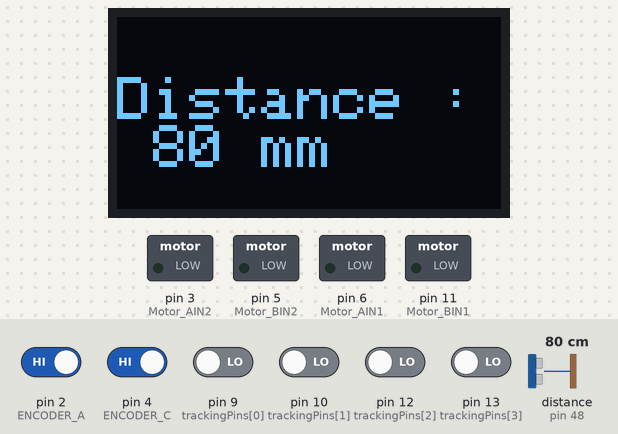
Bench run of a sketch on a simulated Arduino Uno, built with avr-gcc and run on an emulated ATmega328P. Shown: 128×64 one-colour display, switched loads named in the sketch (green lamp = pin HIGH). The inputs (shaded band) are chosen by the test bench; at power-on: pin 2 (ENCODER_A), pin 4 (ENCODER_C) HIGH, pin 9 (trackingPins[0]), pin 10 (trackingPins[1]), pin 12 (trackingPins[2]), pin 13 (trackingPins[3]) LOW, distance to the obstacle (sensor on pin 48) 80 cm.

Above: at 1.2 s.
1.3 s: distance to the obstacle (sensor on pin 48) set to 2 cm
At 3.1 s:
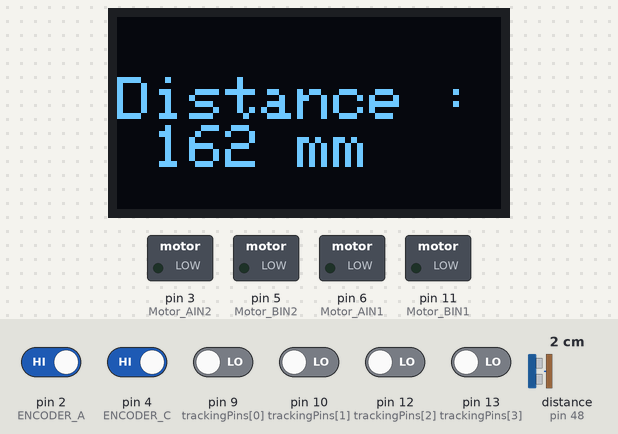
4.8 s: distance to the obstacle (sensor on pin 48) set to 4 cm
At 8.4 s:
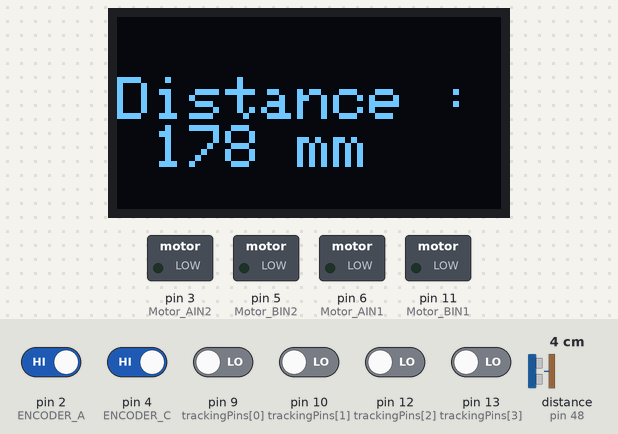
9.0 s: distance to the obstacle (sensor on pin 48) set to 9 cm
At 10.1 s:
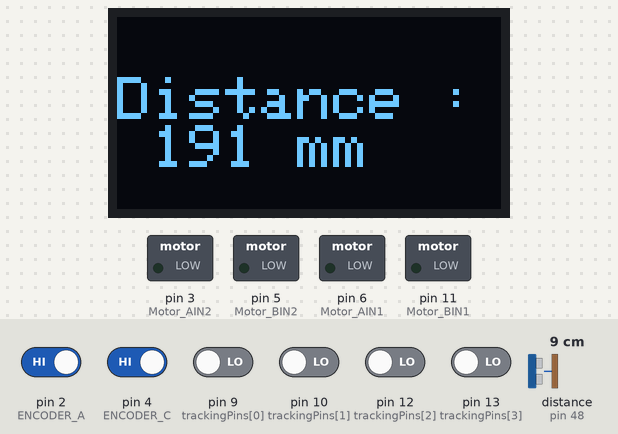
Timing chart, 0 to 12.0 s (numbered marks = the images above; inputs shaded):
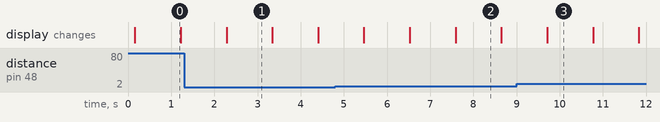

The sketch:

trackFollowing.ino
```cpp
#include <MsTimer2.h> // timer interrupt library
#include <PinChangeInterrupt.h>
#include "MotorControl.h"
#include "LineTracking.h"
#include "DistanceSensor.h"
#include "OLED.h"

// Motor control pins
#define Motor_AIN1 6
#define Motor_AIN2 3
#define Motor_BIN1 11
#define Motor_BIN2 5

// Encoder pins
#define ENCODER_A 2
#define ENCODER_B 7
#define ENCODER_C 4
#define ENCODER_D 8

// OLED parameters
#define OLED_WIDTH 128
#define OLED_HEIGHT 64
#define OLED_RESET A0

// Line tracking sensor pins
const int trackingPins[4] = {9, 10, 12, 13};

static int lineState;
static bool isStop = false;

// I2C address for the VL53L0X sensor
const uint8_t sensorAddress1 = 0x30;
// I2C address for the oled screen
// const uint8_t oledAddress = 0x3C;

MotorControl &motorControl = MotorControl::getInstance(Motor_AIN1, Motor_AIN2, Motor_BIN1, Motor_BIN2,
                                                       ENCODER_A, ENCODER_B, ENCODER_C, ENCODER_D);
LineTracking lineTracking(trackingPins);
DistanceSensor distanceSensor1(sensorAddress1);
OLED oled(OLED_WIDTH, OLED_HEIGHT, OLED_RESET);

void setup()
{
    Serial.begin(115200);
    motorControl.init();
    lineTracking.init();
    distanceSensor1.init();
    oled.init();
    MsTimer2::set(8, control); // 10ms timer interrupt
    MsTimer2::start();         // enable the interrupt
}

void loop()
{
    if (lineState == 15)
    { // All sensors detect the black line
        // motorControl.stop();
        int distance1 = distanceSensor1.getFilteredDistance();
        oled.showDistance(distance1);

        // Serial.print("Distance 1: ");
        // Serial.print(distance1);
        // Serial.println(" mm, ");

        delay(1000);
    }
}

void control()
{
    if (!isStop)
    {
        // Line following logic
        lineState = lineTracking.read();

        if (lineState == 15)
        {
            motorControl.stop();
            isStop = true;
        }
        else
        {
            motorControl.followLine(lineState);
            motorControl.update();
        }
    }
}
```

DistanceSensor.cpp
```cpp
#include <Wire.h>

#include "DistanceSensor.h"

DistanceSensor::DistanceSensor(uint8_t address) : address(address), index(0), total(0), average(0)
{
    for (int i = 0; i < FILTER_SIZE; i++)
    {
        readings[i] = 0;
    }
}

void DistanceSensor::init()
{
    Wire.begin();
    sensor.setAddress(address);
    sensor.init();
    sensor.startContinuous();
}

int DistanceSensor::read()
{
    return sensor.readRangeContinuousMillimeters();
}

int DistanceSensor::getFilteredDistance()
{
    total -= readings[index];
    readings[index] = read();
    total += readings[index];
    index = (index + 1) % FILTER_SIZE;
    average = total / FILTER_SIZE;
    return average;
}
```

DistanceSensor.h
```cpp
#ifndef DISTANCESENSOR_H
#define DISTANCESENSOR_H

#include "Sensor.h"
#include <VL53L0X.h>

#define FILTER_SIZE 10

class DistanceSensor : public Sensor
{
public:
    DistanceSensor(uint8_t address);
    void init();
    int read();
    int getFilteredDistance();

private:
    VL53L0X sensor;
    uint8_t address;
    int readings[FILTER_SIZE];
    int index;
    int total;
    int average;
};

#endif
```

LineTracking.cpp
```cpp
#include <Arduino.h>
#include "Sensor.h"

#include "LineTracking.h"

LineTracking::LineTracking(const int *pins)
{
    memcpy(trackingPins, pins, sizeof(trackingPins));
}

void LineTracking::init()
{
    for (int i = 0; i < 4; i++)
    {
        pinMode(trackingPins[i], INPUT);
    }
}

int LineTracking::read()
{
    int state = 0;
    for (int i = 0; i < 4; i++)
    {
        state |= ((digitalRead(trackingPins[i]) ^ 1) << i);
    }
    return state;
}
```

LineTracking.h
```cpp
#ifndef LINETRACKING_H
#define LINETRACKING_H

#include "Sensor.h"

class LineTracking : public Sensor
{
public:
    LineTracking(const int *pins);
    void init();
    int read();

private:
    int trackingPins[4];
};

#endif
```

MotorControl.cpp
```cpp
#include <Arduino.h>
#include <MsTimer2.h> // timer interrupt library
#include <PinChangeInterrupt.h>

#include "MotorControl.h"

MotorControl::MotorControl(unsigned int AIN1, unsigned int AIN2, unsigned int BIN1, unsigned int BIN2,
                           unsigned int ENA, unsigned int ENB, unsigned int ENC, unsigned int END)
    : Motor_AIN1(AIN1), Motor_AIN2(AIN2), Motor_BIN1(BIN1), Motor_BIN2(BIN2),
      ENCODER_A(ENA), ENCODER_B(ENB), ENCODER_C(ENC), ENCODER_D(END),
      Velocity_KP(1.4), Velocity_KI(0.7), Target1(7), Target2(-7), Bias1(0), PWM1(0),
      Last_bias1(0), Bias2(0), PWM2(0), Last_bias2(0), Velocity1(0), Count1(0), Velocity2(0), Count2(0) {}

void MotorControl::init()
{
    pinMode(Motor_AIN1, OUTPUT);
    pinMode(Motor_AIN2, OUTPUT);
    pinMode(Motor_BIN1, OUTPUT);
    pinMode(Motor_BIN2, OUTPUT);

    pinMode(ENCODER_A, INPUT);
    pinMode(ENCODER_B, INPUT);
    pinMode(ENCODER_C, INPUT);
    pinMode(ENCODER_D, INPUT);

    attachInterrupt(0, readEncoderA, CHANGE);
    attachPinChangeInterrupt(digitalPinToPinChangeInterrupt(ENCODER_C), readEncoderC, CHANGE);
}

void MotorControl::stop()
{
    digitalWrite(Motor_AIN1, LOW);
    digitalWrite(Motor_AIN2, LOW);
    digitalWrite(Motor_BIN1, LOW);
    digitalWrite(Motor_BIN2, LOW);
}

void MotorControl::followLine(int lineState)
{
    // if (lineState == 15) {
    //     Target1 = 0;
    //     Target2 = 0;
    //     return;
    // }

    float error = 0;
    if (lineState == 1)
        error = -2;
    if (lineState == 2)
        error = -1.5;
    if (lineState == 4)
        error = 1.5;
    if (lineState == 8)
        error = 2;

    Target1 = -3.5 - error;
    Target2 = 3.5 - error;
}

void MotorControl::update()
{
    Velocity1 = Count1;
    Count1 = 0;
    PWM1 = computePWM(Velocity1, Target1, Bias1, Last_bias1, PWM1);
    setPWM(Motor_AIN1, Motor_AIN2, PWM1);

    Velocity2 = Count2;
    Count2 = 0;
    PWM2 = computePWM(Velocity2, Target2, Bias2, Last_bias2, PWM2);
    setPWM(Motor_BIN1, Motor_BIN2, PWM2);
}

void MotorControl::readEncoderA()
{
    MotorControl &instance = MotorControl::getInstance();
    if (digitalRead(instance.ENCODER_A) == LOW)
    {
        instance.Count1 += (digitalRead(instance.ENCODER_B) == LOW) ? 1 : -1;
    }
    else
    {
        instance.Count1 += (digitalRead(instance.ENCODER_B) == LOW) ? -1 : 1;
    }
}

void MotorControl::readEncoderC()
{
    MotorControl &instance = MotorControl::getInstance();
    if (digitalRead(instance.ENCODER_C) == LOW)
    {
        instance.Count2 += (digitalRead(instance.ENCODER_D) == LOW) ? 1 : -1;
    }
    else
    {
        instance.Count2 += (digitalRead(instance.ENCODER_D) == LOW) ? -1 : 1;
    }
}

int MotorControl::computePWM(int encoder, float target, float &bias, float &lastBias, float &pwm)
{
    bias = target - encoder;
    pwm += Velocity_KP * (bias - lastBias) + Velocity_KI * bias;
    pwm = constrain(pwm, -255, 255);
    lastBias = bias;
    return pwm;
}

void MotorControl::setPWM(int pin1, int pin2, int pwm)
{
    if (pwm > 0)
    {
        analogWrite(pin1, pwm);
        digitalWrite(pin2, 0);
    }
    else if (pwm == 0)
    {
        digitalWrite(pin1, 0);
        digitalWrite(pin2, 0);
    }
    else if (pwm < 0)
    {
        int pwmAbs = 255 + pwm;
        analogWrite(pin1, pwmAbs);
        digitalWrite(pin2, 1);
    }
}
```

MotorControl.h
```cpp
#ifndef MOTORCONTROL_H
#define MOTORCONTROL_H

#include <Arduino.h>

class MotorControl
{
public:
    static MotorControl &getInstance(unsigned int AIN1 = 6, unsigned int AIN2 = 3, unsigned int BIN1 = 11, unsigned int BIN2 = 5,
                                     unsigned int ENA = 2, unsigned int ENB = 7, unsigned int ENC = 4, unsigned int END = 8)
    {
        static MotorControl instance(AIN1, AIN2, BIN1, BIN2, ENA, ENB, ENC, END);
        return instance;
    }

    void init();
    void stop();
    void followLine(int lineState);
    void update();

private:
    MotorControl(unsigned int AIN1, unsigned int AIN2, unsigned int BIN1, unsigned int BIN2,
                 unsigned int ENA, unsigned int ENB, unsigned int ENC, unsigned int END);
    MotorControl(const MotorControl &) = delete;
    MotorControl &operator=(const MotorControl &) = delete;

    static void readEncoderA();
    static void readEncoderC();
    int computePWM(int encoder, float target, float &bias, float &lastBias, float &pwm);
    void setPWM(int pin1, int pin2, int pwm);

    unsigned int Motor_AIN1, Motor_AIN2, Motor_BIN1, Motor_BIN2;
    unsigned int ENCODER_A, ENCODER_B, ENCODER_C, ENCODER_D;
    float Velocity_KP, Velocity_KI;
    float Target1, Target2;
    float Bias1, PWM1, Last_bias1;
    float Bias2, PWM2, Last_bias2;
    int Velocity1, Count1, Velocity2, Count2;
};

#endif
```

OLED.cpp
```cpp
#include <SPI.h>
#include <Wire.h>
#include <Adafruit_GFX.h>
#include "OLED.h"

OLED::OLED(uint8_t width, uint8_t height, uint8_t reset)
{
    display = Adafruit_SSD1306(width, height, &Wire, reset);
}

void OLED::init()
{
    if (!display.begin(SSD1306_SWITCHCAPVCC))
    {
        Serial.println(F("SSD1306 allocation failed"));
    }

    display.begin(SSD1306_SWITCHCAPVCC, 0x3C);

    display.clearDisplay();
    display.setTextSize(1.5);
    display.setTextColor(WHITE);
    display.setCursor(0, 20);
    display.print("Genshin Impact");
    display.setCursor(0, 40);
    display.print("START!");
    display.display();
}

void OLED::showLine(uint8_t height)
{
    display.clearDisplay();
    display.setCursor(0, height);
    display.drawLine(0, height, 128, height, SSD1306_WHITE);
    display.display();
}

void OLED::showDistance(uint16_t distance)
{
    display.clearDisplay();
    display.setTextSize(2);
    display.setTextColor(WHITE);
    display.setCursor(0, 20);
    display.print("Distance : ");
    display.print(distance);
    display.print(" mm");
    display.display();
}
```

OLED.h
```cpp
#ifndef OLED_H
#define OLED_H

#include <Adafruit_SSD1306.h>

class OLED
{
public:
    OLED(uint8_t width, uint8_t height, uint8_t reset);

    void init();
    void showLine(uint8_t height);
    void showDistance(uint16_t distance);

private:
    Adafruit_SSD1306 display;
};

#endif
```

Sensor.h
```cpp
#ifndef SENSOR_H
#define SENSOR_H

class Sensor
{
public:
    virtual void init() = 0;
    virtual int read() = 0;
};

#endif
```

Measured:
- what the display in image 0 shows lasts 1.0 s, from 0.2 s to 1.2 s
